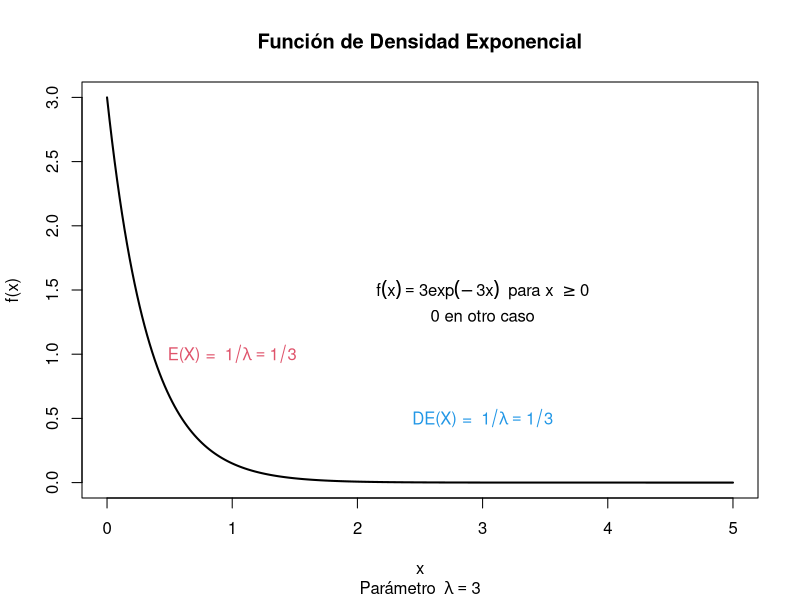
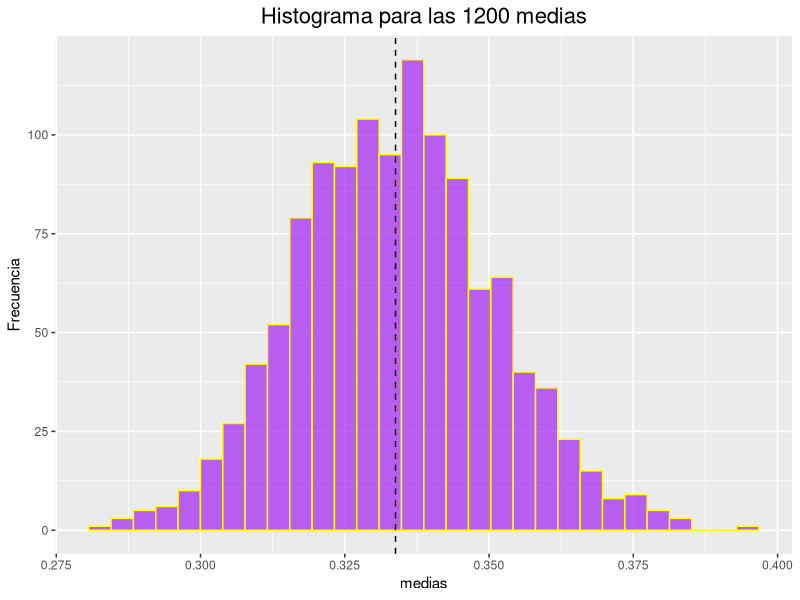
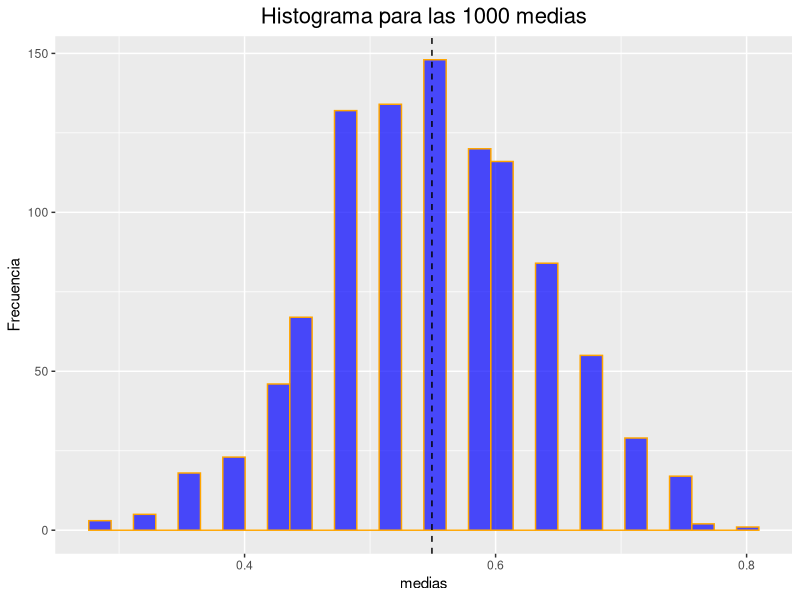
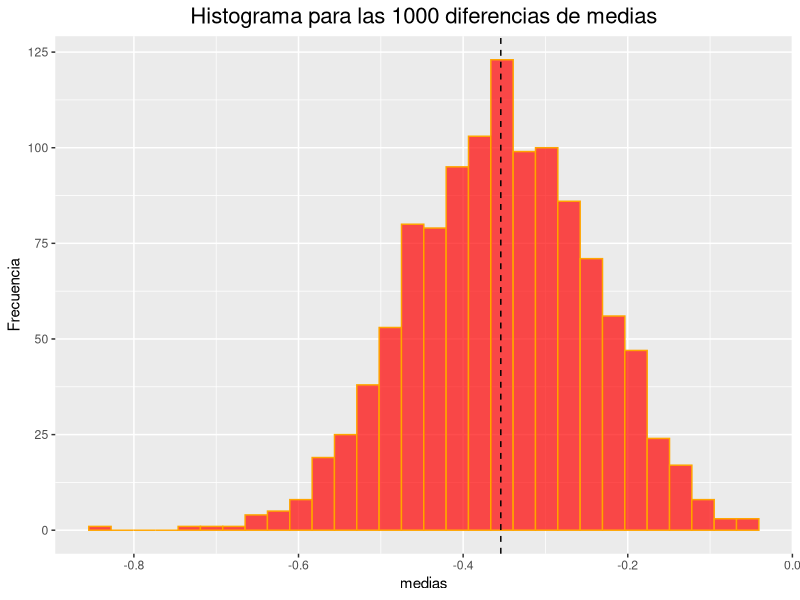
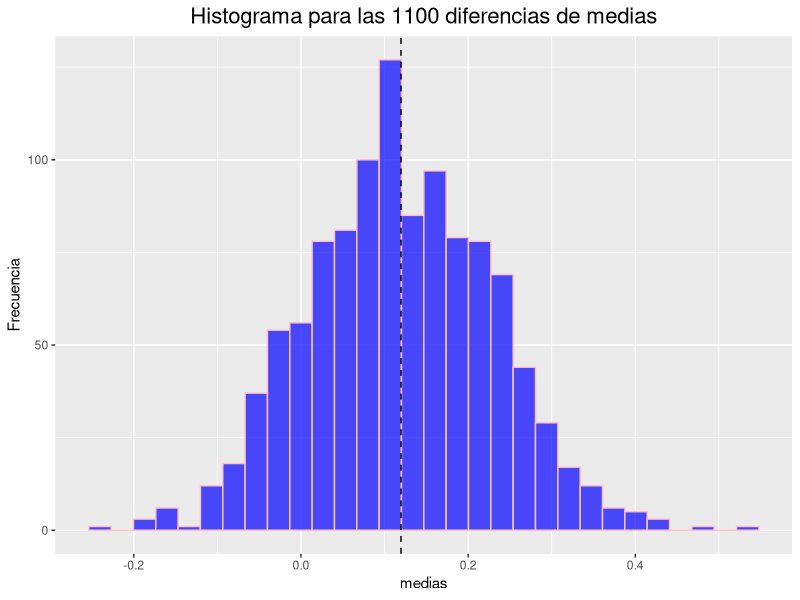

Write the R code that produced these figures, in order.
# Ejemplo 3. Algunos estimadores puntuales insesgados comunes

# Cargamos el paquete ggplot2 para hacer algunas gráficas

library(ggplot2)
# Consideremos una variable aleatoria (v.a.) X con distribución exponencial y parámetro lambda = 3

x <- seq(0, 5, 0.02)
plot(x, dexp(x, rate = 3), type = "l", lwd = 2, ylab = "")
title(main = "Función de Densidad Exponencial", ylab = "f(x)",
      sub = expression("Parámetro " ~ lambda == 3))
text(x = 3, y = 1.5, labels = expression(f(x)==3*exp(-3*x) ~ " para x "  >= 0))
text(x = 3, y = 1.3, labels = paste("0 en otro caso"))
text(x = 1, y = 1, labels = expression("E(X) = " ~ 1/lambda == 1/3), col = 2)
text(x = 3, y = 0.5, labels = expression("DE(X) = " ~ 1/lambda == 1/3), col = 4)
# Obtenemos 1200 muestras aleatorias de tamaño 350 y las 1200 medias correspondientes a las muestras

set.seed(65) # Para reproducir las muestras en el futuro
m1200.350 <- sapply(X = rep(350, 1200), FUN = rexp, rate = 3)
media1200.350 <- apply(m1200.350, 2, mean)
mdf <- as.data.frame(media1200.350)
tail(mdf)
# Observamos que el histograma de las medias tiene forma de campana

ggplot(mdf, aes(media1200.350)) + 
  geom_histogram(colour = 'yellow', 
                 fill = 'purple',
                 alpha = 0.7) + # Intensidad del color fill
  geom_vline(xintercept = mean(media1200.350), linetype="dashed", color = "black") + 
  ggtitle('Histograma para las 1200 medias') + 
  labs(x = 'medias', y = 'Frecuencia')+
  theme_get() +
  theme(plot.title = element_text(hjust = 0.5, size = 16)) 
mean(media1200.350); 1/3 # Media de las 1200 medias y media de la población de la cual provienen las 1200 muestras
sd(media1200.350); (1/3)/sqrt(350) # DE de las 1200 medias y DE de la población de la cual provienen las 1200 muestras dividida por la raíz del tamaño de las muestras

# Ensayo Bernoulli. Con las siguientes instrucciones obtenemos un solo valor, en donde el 0 (fracaso) puede ocurrir con probabilidad 0.45 y el 1 (éxito) con probabilidad p = 0.55

set.seed(345)
sample(x = c(0, 1), size = 1, prob = c(0.45, 0.55))
rbinom(n = 1, size = 1, prob = 0.55)
# Obtenemos 1000 muestras de tamaño 31 de una v.a. Bernoulli con p = 0.55

set.seed(5434) # Para reproducir las muestras en el futuro
m1000.31 <- sapply(X = rep(31, 1000), FUN = function(n) sample(x = c(0, 1), size = n, replace = TRUE, prob = c(0.45, 0.55)))
media1000.31 <- apply(m1000.31, 2, mean)
mdf <- as.data.frame(media1000.31)
tail(mdf)
# Observamos que el histograma de las medias es parecida a una campana

ggplot(mdf, aes(media1000.31)) + 
  geom_histogram(colour = 'orange', 
                 fill = 'blue',
                 alpha = 0.7) + # Intensidad del color fill
  geom_vline(xintercept = mean(media1000.31), linetype="dashed", color = "black") + 
  ggtitle('Histograma para las 1000 medias') + 
  labs(x = 'medias', y = 'Frecuencia')+
  theme_grey() +
  theme(plot.title = element_text(hjust = 0.5, size = 16)) 
mean(media1000.31); 0.55 # Media de las 1000 medias y media de la población de la cual provienen las 1000 muestras
sd(media1000.31); sqrt(0.55*0.45)/sqrt(31) # DE de las 1000 medias y DE de la población de la cual provienen las 1000 muestras dividida por la raíz del tamaño de la muestra


# Obtenemos 1150 muestras aleatorias de tamaño n1 = 54 de una distribución exponencial con parámetro lambda1 = 3.2 y otras 1150 muestras aleatorias de tamaño n2 = 41 de una distribución exponencial con parámetro lambda2 = 1.5.

set.seed(65) # Para reproducir las muestras en el futuro
m1150.54 <- sapply(X = rep(54, 1150), FUN = rexp, rate = 3.2)
media1150.54 <- apply(m1150.54, 2, mean)
m1150.41 <- sapply(X = rep(41, 1150), FUN = rexp, rate = 1.5)
media1150.41 <- apply(m1150.41, 2, mean)
dif.medias <- media1150.54 - media1150.41 # Diferencia de medias
dmdf <- as.data.frame(dif.medias)
tail(dmdf)
# Observamos que el histograma de las diferencias de medias es parecida a una campana

ggplot(dmdf, aes(dif.medias)) + 
  geom_histogram(colour = 'orange', 
                 fill = 'red',
                 alpha = 0.7) + # Intensidad del color fill
  geom_vline(xintercept = mean(dif.medias), linetype="dashed", color = "black") + 
  ggtitle('Histograma para las 1000 diferencias de medias') + 
  labs(x = 'medias', y = 'Frecuencia')+
  theme_grey() +
  theme(plot.title = element_text(hjust = 0.5, size = 16)) 
mean(dif.medias); 1/3.2-1/1.5 # Media de las 1150 diferencias de medias y diferencia de medias de las poblaciones de las cuales provienen las 11500 muestras

sd(dif.medias); sqrt((1/3.2^2)/54 + (1/1.5^2)/41) # DE de las 1150 diferencias de medias y DE dada en literatura

# Obtenemos 1100 muestras de tamaño n1 = 48 de una v.a. Bernoulli con p1 = 0.65 y otras 1100 muestras de tamaño n2 = 35 de una v.a. Bernoulli con p2 = 0.53

set.seed(7434) # Para reproducir las muestras en el futuro
m1100.48 <- sapply(X = rep(48, 1100), FUN = function(n) sample(x = c(0, 1), size = n, replace = TRUE, prob = c(0.35, 0.65)))
m1100.35 <- sapply(X = rep(35, 1100), FUN = function(n) sample(x = c(0, 1), size = n, replace = TRUE, prob = c(0.47, 0.53)))
media1100.48 <- apply(m1100.48, 2, mean)
media1100.35 <- apply(m1100.35, 2, mean)
dif.medias <- media1100.48 - media1100.35
dmdf <- as.data.frame(dif.medias)
tail(dmdf)
# Observamos que el histograma de las diferencias de medias es parecida a una campana

ggplot(dmdf, aes(dif.medias)) + 
  geom_histogram(colour = 'pink', 
                 fill = 'blue',
                 alpha = 0.7) + # Intensidad del color fill
  geom_vline(xintercept = mean(dif.medias), linetype="dashed", color = "black") + 
  ggtitle('Histograma para las 1100 diferencias de medias') + 
  labs(x = 'medias', y = 'Frecuencia')+
  theme_grey() +
  theme(plot.title = element_text(hjust = 0.5, size = 16)) 
mean(dif.medias); 0.65 - 0.53 # Media de las 1100 diferencias de medias y diferencia de medias de las poblaciones de las cuales provienen las muestras
sd(dif.medias); sqrt((0.65*0.35)/48 + (0.53*0.47)/35) # DE de las 1100 diferencias de medias y DE dada en literatura

